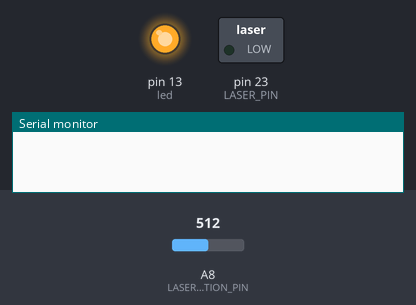
Recording of a sketch running on a simulated Arduino Mega 2560, built with avr-gcc and run on an emulated ATmega2560. Parts: switched loads named in the sketch (green lamp = pin HIGH), output pins drawn as LEDs (lit = HIGH), the last lines printed to the serial monitor. Inputs (shaded band) come from the test bench; at power-on: A8 (LASER_DETECTION_PIN) = 512.

Above: at 0.1 s.
At 2.1 s:
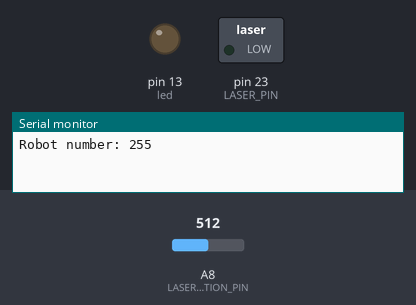
Timing chart, 0 to 3.6 s (numbered marks = the images above):
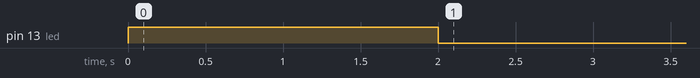

The sketch:

Laser_Detector.ino
```cpp
//#include <TimerOne.h>
#include <EEPROM.h>

/*************************************
   Docking related
 *************************************/
#define LASER_DETECTION_PIN  A8
#define LASER_PIN            23


#define EEPROM_ADDRESS 0
uint8_t robotNumber = 0;

const uint8_t led = 13;  // the pin with a LED
bool ledState = LOW;

#define AVR_INTERVAL 10000

#define WINDOW_LENGTH 40
int window[WINDOW_LENGTH];


void setup()
{
  pinMode(led, OUTPUT);
  digitalWrite(led, HIGH);

  pinMode(LASER_PIN, OUTPUT);
  digitalWrite(LASER_PIN, LOW);

  //heartbeatTimer.begin(checkForHeartbeat, (ZUMO_HEARTBEAT_INTERVAL_MS + HEARTBEAT_EXTRA_TIME_MS)*1000); //Time in micro (not milli) seconds
  Serial.begin(9600);
  delay(2000);

  for (int i = 0; i < WINDOW_LENGTH; i++)
    window[i] = 0;

  EEPROM.get(EEPROM_ADDRESS, robotNumber);
  Serial.print(F("Robot number: ")); Serial.println(robotNumber);


  digitalWrite(led, LOW);
}


// The main program will print the blink count
// to the Arduino Serial Monitor
unsigned long counter = 0;
long total = 0;
int windowCounter = 0;
void loop()
{

  int value = analogRead(LASER_DETECTION_PIN);
  total += value;
  if (counter++ > AVR_INTERVAL) {
    int avg = total / AVR_INTERVAL;
    window[windowCounter++] = avg;
    if (windowCounter >= WINDOW_LENGTH)
      windowCounter = 0;
    Serial.print(F("Laser avg value: "));
    Serial.print(avg);

    int windowValue = 0;
    for (int i = 0; i < WINDOW_LENGTH; i++)
      if (window[i] > windowValue)
        windowValue = window[i];


    Serial.print(F("\t("));
    Serial.print(windowValue);
    Serial.println(F(")"));

    total = 0;
    counter = 0;
  }
}
```
